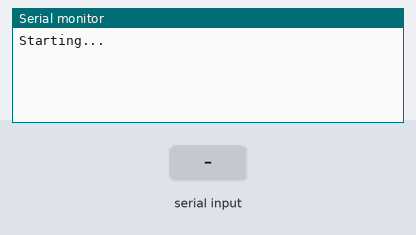
Simulated run of this sketch. Board: Arduino Uno, built with avr-gcc and run on an emulated ATmega328P. Parts: the last lines printed to the serial monitor. The test bench sets the inputs (shaded band).

Above: at 1.2 s.
1.3 s: "1\n" received over the second serial link
At 2.3 s:
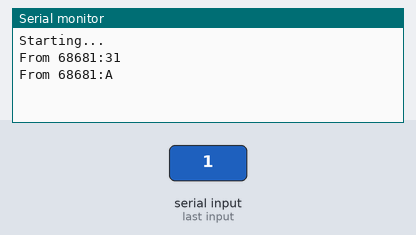
2.8 s: "0\n" received over the second serial link
At 3.4 s:
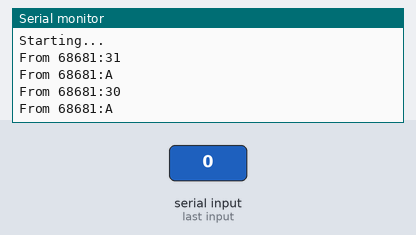
4.3 s: "2\n" received over the second serial link
At 5.7 s:
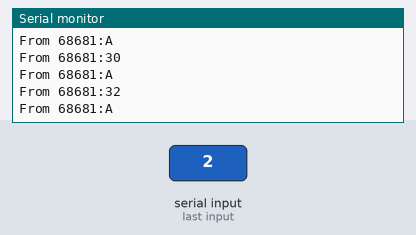

Measured:
- after the input at 1.3 s, the serial monitor: prints a new line at once (image 1)
- after the input at 2.8 s, the serial monitor: prints a new line at once (image 2)
- after the input at 4.3 s, the serial monitor: prints a new line at once (image 3)

The sketch:

uart_test.ino
```cpp
// Test UART output of TMP68681

#include <SoftwareSerial.h>
#define SSTX    10
#define SSRX    11
#define SSBaud  9600

#define BAUD    115200

SoftwareSerial mySerial(SSRX, SSTX);

void setup() {
  Serial.begin(BAUD);
  while(!Serial){};
  mySerial.begin(SSBaud);
  Serial.println("Starting...\n");

}

void loop() {
  if(mySerial.available()){
    uint8_t value = mySerial.read();
    if (value <= 127) {
      Serial.print("From 68681:");
      Serial.print(value, HEX);
      Serial.print("\n");
    }
  }
}
```
